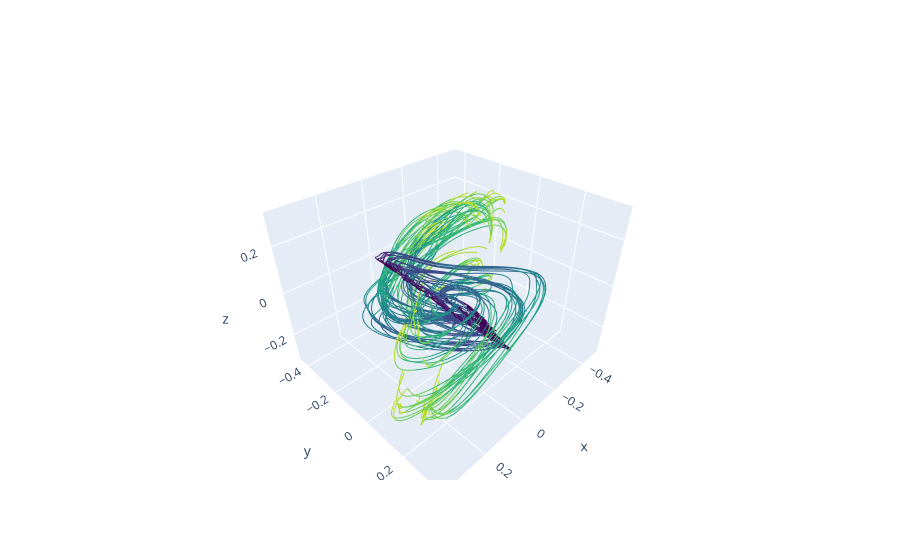

The notebook cell saved with this chart:
### Code cell
fig = go.Figure()
num_time_points = projection.shape[-1]
indices_to_plot = np.arange(0,projection.shape[0],1)

for i in indices_to_plot:
    x = projection[i, 0, :]
    y = projection[i, 1, :]
    z = projection[i, 2, :]

    for t in range(num_time_points - 1):
        color_scale = colors.sequential.Viridis
        color_index = int(t / (num_time_points - 1) * (len(color_scale) - 1))
        fig.add_trace(go.Scatter3d(
            x=x[t:t+2],
            y=y[t:t+2],
            z=z[t:t+2],
            mode='lines',
            line=dict(color=color_scale[color_index]),
            showlegend=False
        ))
fig.show()
